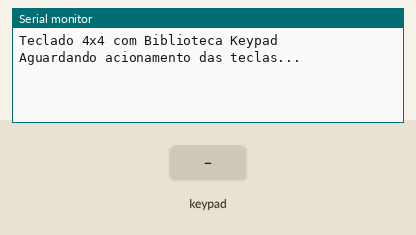
Bench run of a sketch on a simulated Arduino Uno, built with avr-gcc and run on an emulated ATmega328P. Shown: the last lines printed to the serial monitor. The inputs (shaded band) are chosen by the test bench.

Above: at 1.2 s.
1.3 s: key '1' pressed
At 2.2 s:
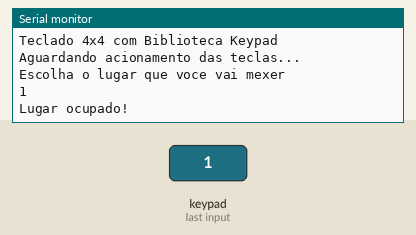
2.8 s: keypad keys 5 6 7 8 pressed 0.4 s apart
At 3.09 s:
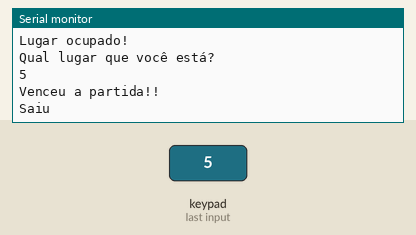
5.9 s: key '2' pressed
At 6.4 s:
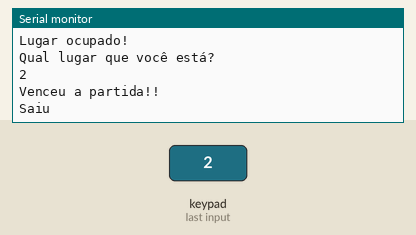
7.4 s: keypad keys 1 3 9 7 pressed 0.4 s apart
At 9.7 s:
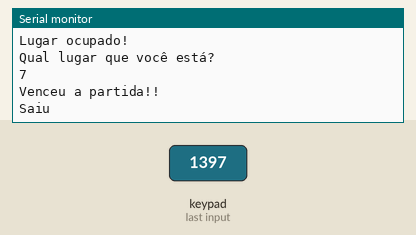
Timing chart, 0 to 11.2 s (numbered marks = the images above; inputs shaded):
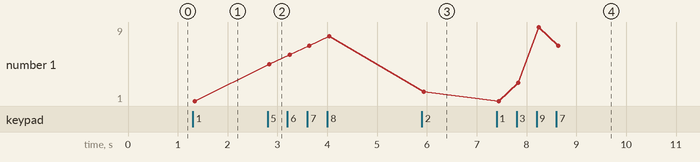

The sketch:

Q0063-Sketch2.ino
```cpp
#include <Keypad.h>

int espera=0;
int t;
int linha=2, coluna=3;
int matriz_a[3][3];
int matriz_b[3][3];
byte pinosLinhas[]  = {5,6,7,8};
byte pinosColunas[] = {9,10,11};
char teclas[4][3] = {{'1','2','3'},
                     {'4','5','6'},
                     {'7','8','9'},
                     {'*','0','9'},
                     };
int leds[3][3] =    {{22,23,24},
                     {25,26,27},
                     {28,29,30},
                     };

int i,j,i_variavel,j_variavel;
Keypad teclado1 = Keypad( makeKeymap(teclas), pinosLinhas, pinosColunas, 3, 3);
int status1 = 0;  // onde o jogador 1 está

int status2 = 0;  // onde o jogador 2 está

int atual   = 0;

void setup() {

  Serial.begin(9600);

  Serial.println("Teclado 4x4 com Biblioteca Keypad");

  Serial.println("Aguardando acionamento das teclas...");

  Serial.println();

}
void loop() {

  //Verifica se alguma tecla foi pressionada

  char tecla_pressionada = teclado1.getKey();

  // aqui vai ser lida a coluna e a linha do led ---> digitalRead()

  if (tecla_pressionada)
  {
    Serial.print("Tecla: ");
    Serial.println(tecla_pressionada);
  }
//---------------------- Jogador vai escolher onde quer ir ----------------------------
int espera=0;

while(espera==0){
  char tecla_pressionada = teclado1.getKey();
    if (tecla_pressionada)
      {
        Serial.println("Escolha o lugar que voce vai mexer");
        Serial.println(tecla_pressionada);
        espera=1;
      }
}
int i_nova, j_nova;
if (matriz_a[i_nova][j_nova] = 1){
  Serial.println("Lugar ocupado!");
}
if (matriz_a[i_nova][j_nova] = 0){
  for(int i=0;i<4;i++){
    for(int j =0;j<3;j++){
      if(tecla_pressionada==teclas[i][j]){
        int i_nova = i;
        int j_nova = j;
        matriz_a[i_nova][j_nova] = 0;
      }
    }
  }
  for(int i=0;i<4;i++){
    for(int j =0;j<3;j++){
      if(tecla_pressionada==teclas[i][j]){
        int i_nova = i;
        int j_nova = j;
        matriz_a[i_nova][j_nova] = 1;
      }
    }
  }
}

//-------------------- Fim da escolha de onde quer ir ---------------------------------

//-------------------- Inicio da parte que o jogador diz onde ele está ----------------
espera = 0;

while(espera==0){
  char tecla_pressionada = teclado1.getKey();

    if (tecla_pressionada)
      {
        Serial.println("Qual lugar que você está?");
        Serial.println(tecla_pressionada);
        espera=1;
      }
}
if (matriz_a[i_nova][j_nova] = 0){
  for(int i=0;i<4;i++){
    for(int j =0;j<3;j++){
      if(tecla_pressionada==teclas[i][j]){
        int i_nova = i;
        int j_nova = j;
        matriz_a[i_nova][j_nova] = 0;
      }
    }
  }
  for(int i=0;i<4;i++){
    for(int j =0;j<3;j++){
      if(tecla_pressionada==teclas[i][j]){
        int i_nova = i;
        int j_nova = j;
        matriz_a[i_nova][j_nova] = 0;
      }
    }
  }
}
// ------------------- fim da parte que ele escolhe onde está ----------------------------

// ------------ teste ganha linha --------------
if (matriz_a[i][j] = 1){
  for(int i=0;i<4;i++){
      if (i == 1){
        Serial.println("Venceu a partida!!");
      }
    }
Serial.println("Saiu");
}
}
```

Measured:
- after the input at 1.3 s, the serial monitor: prints a new line at once (image 1)
- after the input at 2.8 s, the serial monitor: prints a new line at once (image 2)
- after the input at 5.9 s, the serial monitor: prints a new line at once (image 3)
- after the input at 7.4 s, the serial monitor: prints a new line at once (image 4)
- plotted number 1: 1 → 8 after the input at 2.8 s, 8 → 2 after the input at 5.9 s, 2 → 7 after the input at 7.4 s
